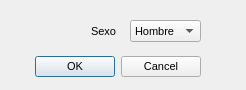
<?xml version="1.0" encoding="UTF-8"?>
<ui version="4.0">
 <class>SexFilterDialog</class>
 <widget class="QDialog" name="SexFilterDialog">
  <property name="windowModality">
   <enum>Qt::WindowModal</enum>
  </property>
  <property name="geometry">
   <rect>
    <x>0</x>
    <y>0</y>
    <width>246</width>
    <height>90</height>
   </rect>
  </property>
  <property name="font">
   <font>
    <pointsize>8</pointsize>
   </font>
  </property>
  <property name="windowTitle">
   <string>Crear filtro de sexo</string>
  </property>
  <widget class="QDialogButtonBox" name="sex_dialog_confirmation_button">
   <property name="geometry">
    <rect>
     <x>-140</x>
     <y>51</y>
     <width>341</width>
     <height>32</height>
    </rect>
   </property>
   <property name="orientation">
    <enum>Qt::Horizontal</enum>
   </property>
   <property name="standardButtons">
    <set>QDialogButtonBox::Cancel|QDialogButtonBox::Ok</set>
   </property>
  </widget>
  <widget class="QComboBox" name="sex_dialog_combo">
   <property name="geometry">
    <rect>
     <x>130</x>
     <y>20</y>
     <width>71</width>
     <height>22</height>
    </rect>
   </property>
   <item>
    <property name="text">
     <string>Hombre</string>
    </property>
   </item>
   <item>
    <property name="text">
     <string>Mujer</string>
    </property>
   </item>
  </widget>
  <widget class="QLabel" name="sex_dialog_sex_value_label">
   <property name="geometry">
    <rect>
     <x>91</x>
     <y>23</y>
     <width>31</width>
     <height>16</height>
    </rect>
   </property>
   <property name="text">
    <string>Sexo</string>
   </property>
  </widget>
 </widget>
 <resources/>
 <connections>
  <connection>
   <sender>sex_dialog_confirmation_button</sender>
   <signal>accepted()</signal>
   <receiver>SexFilterDialog</receiver>
   <slot>accept()</slot>
   <hints>
    <hint type="sourcelabel">
     <x>248</x>
     <y>254</y>
    </hint>
    <hint type="destinationlabel">
     <x>157</x>
     <y>274</y>
    </hint>
   </hints>
  </connection>
  <connection>
   <sender>sex_dialog_confirmation_button</sender>
   <signal>rejected()</signal>
   <receiver>SexFilterDialog</receiver>
   <slot>reject()</slot>
   <hints>
    <hint type="sourcelabel">
     <x>316</x>
     <y>260</y>
    </hint>
    <hint type="destinationlabel">
     <x>286</x>
     <y>274</y>
    </hint>
   </hints>
  </connection>
 </connections>
</ui>
